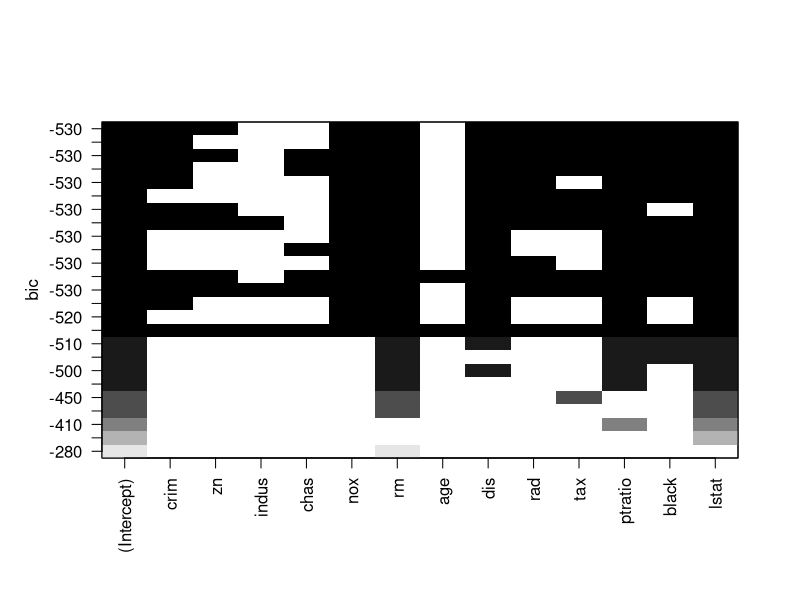
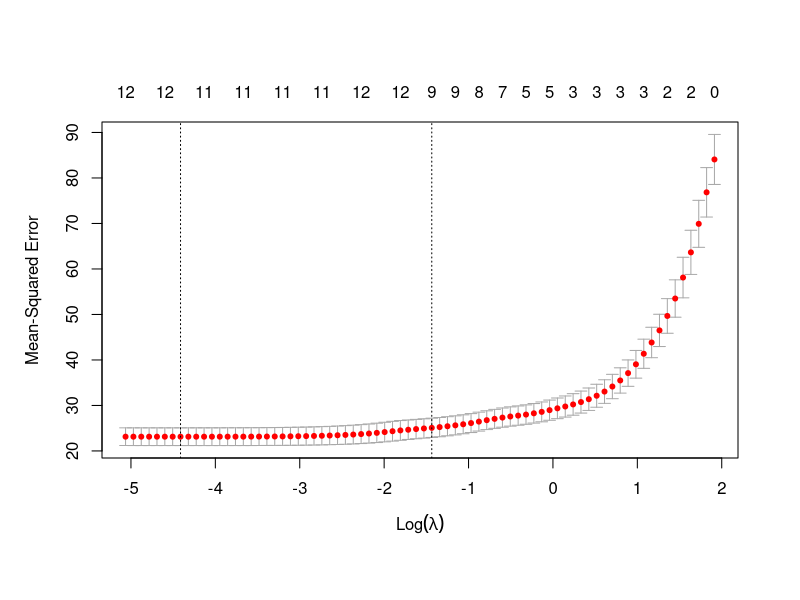
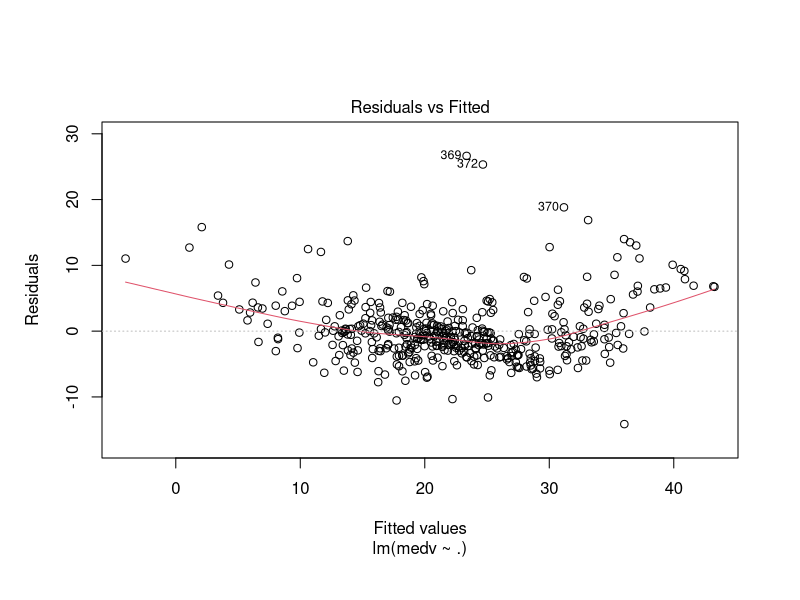
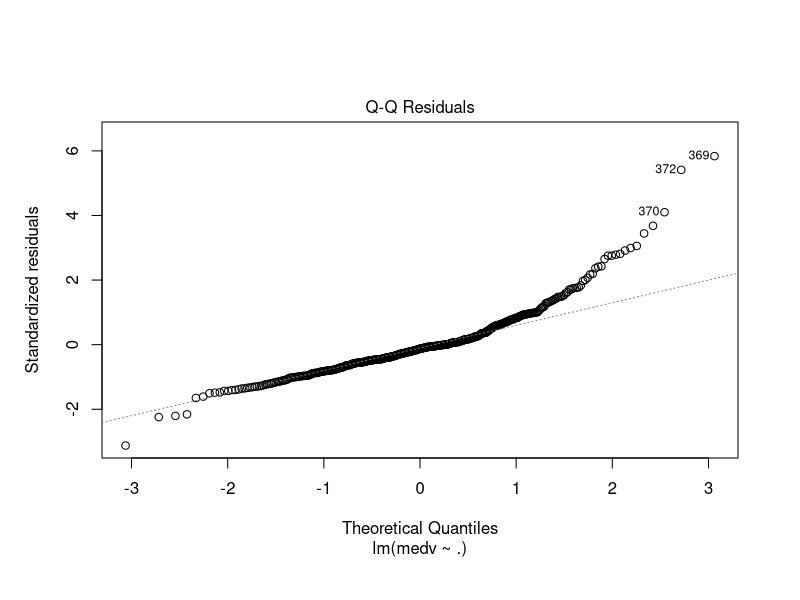
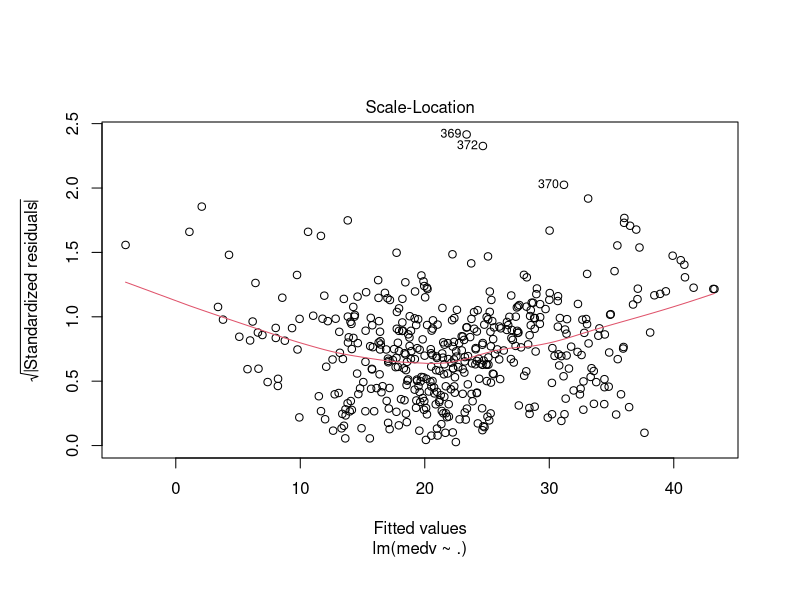
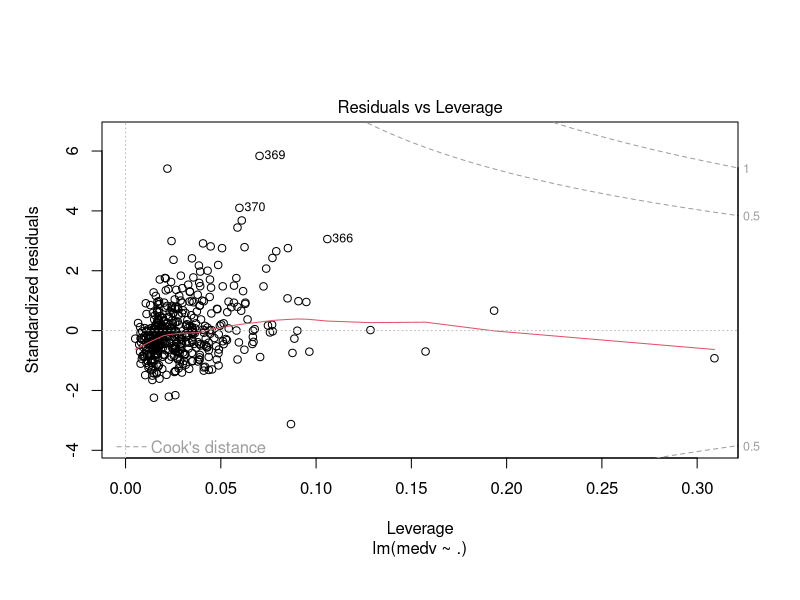

These charts were generated, in order, by the following R code:
## ---- chunk 1
library(MASS)
data(Boston); #this data is in MASS package
colnames(Boston) 
## ---- chunk 2
dim(Boston) 
names(Boston)
str(Boston)
summary(Boston)
## ---- chunk 3
sample_index <- sample(nrow(Boston),nrow(Boston)*0.90)
Boston_train <- Boston[sample_index,]
Boston_test <- Boston[-sample_index,]
## ---- chunk 4
for (i in 1:(ncol(Boston_train)-1)){
  Boston_train[,i] <- scale(Boston_train[,i])
}
## ---- chunk 5
model_1 <- lm(medv~., data=Boston_train)
summary(model_1)
## ---- chunk 6
model_summary <- summary(model_1)
(model_summary$sigma)^2
## ---- chunk 7
model_summary$r.squared
## ---- chunk 8
model_summary$adj.r.squared
## ---- chunk 9
AIC(model_1)
BIC(model_1)
## ---- chunk 10
subset <- sample(nrow(Boston),nrow(Boston)*0.90)
Boston_train <- Boston[subset,]
Boston_test <- Boston[-subset,]
model_1 <- lm(medv~., data=Boston_train)
## ---- chunk 11
pi <- predict(model_1, Boston_test)
## ---- chunk 12
mean((pi - Boston_test$medv)^2)
## ---- chunk 13
mean(abs(pi - Boston_test$medv))
## ---- chunk 14
library(boot)
model.glm1 = glm(medv~., data = Boston)
cv.glm(data = Boston, glmfit = model.glm1, K = 10)$delta[2]
## ---- chunk 15
model.glm2 = glm(medv~. -indus -age, data = Boston)
cv.glm(data = Boston, glmfit = model.glm2, K = 10)$delta[2]
## ---- chunk 16
MAD_cost = function(pi, r){
  return(mean(abs(pi-r)))
}
cv.glm(data = Boston, glmfit = model.glm1, cost = MAD_cost, K = 10)$delta[2]
## ---- chunk 17
lm_rob= rlm(medv~., data = Boston_train)
pred_rob= predict(lm_rob, newdata = Boston_test)
mspe_rob= mean((pred_rob-Boston_test$medv)^2)
mspe_rob
## ---- chunk 18
library(leaps)
## ---- chunk 19
#regsubsets only takes data frame as input
subset_result <- regsubsets(medv~.,data=Boston_train, nbest=2, nvmax = 14)
summary(subset_result)
plot(subset_result, scale="bic")
## ---- chunk 20
nullmodel=lm(medv~1, data=Boston_train)
fullmodel=lm(medv~., data=Boston_train)
## ---- chunk 21
model_step_b <- step(fullmodel,direction='backward')
## ---- chunk 22
model_step_f <- step(nullmodel, scope=list(lower=nullmodel, upper=fullmodel), direction='forward')
## ---- chunk 23
extractAIC(model_1)
AIC(model_1)
## ---- chunk 24
library(MASS)
## ---- chunk 25
data(Boston);
colnames(Boston) 
## ---- chunk 26
library(glmnet)
## ---- chunk 27
lasso_fit = glmnet(x = as.matrix(Boston[, -c(which(colnames(Boston)=='medv'))]), y = Boston$medv, alpha = 1)
#lambda = 0.5
coef(lasso_fit,s=0.5)

#lambda = 1
coef(lasso_fit,s=1)

#use 5-fold cross validation to pick lambda
cv_lasso_fit = cv.glmnet(x = as.matrix(Boston[, -c(which(colnames(Boston)=='medv'))]), y = Boston$medv, alpha = 1, nfolds = 5)
plot(cv_lasso_fit)
## ---- chunk 28
cv_lasso_fit$lambda.min
## ---- chunk 29
Boston.insample.prediction = predict(lasso_fit, as.matrix(Boston[, -c(which(colnames(Boston)=='medv'))]), s = cv_lasso_fit$lambda.min)
## ---- chunk 30
library(boot)
model_2 <- glm(medv~indus + rm, data = Boston)
cv.glm(data = Boston, glmfit = model_2, K = 5)$delta[2]
## ---- chunk 31
cv.glm(data = Boston, glmfit = model_2, K = nrow(Boston))$delta[2]
## ---- chunk 32
model_2 <- glm(medv~indus + rm, data = Boston)

MAE_cost <- function(pi, r){
  return(mean(abs(pi-r)))
}

cv.glm(data = Boston, glmfit = model_2, cost = MAE_cost, K = 5)$delta[2]
## ---- chunk 33
plot(model_1)
